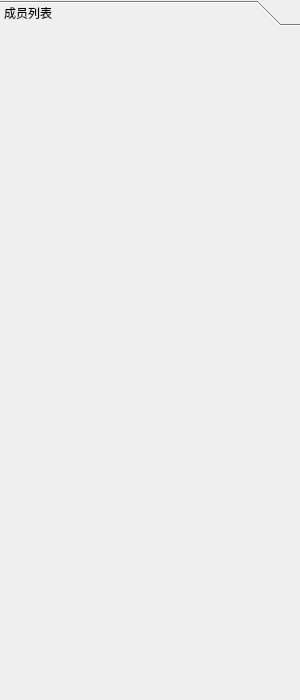
<?xml version="1.0" encoding="UTF-8"?>
<ui version="4.0">
 <class>denglu</class>
 <widget class="QWidget" name="denglu">
  <property name="geometry">
   <rect>
    <x>0</x>
    <y>0</y>
    <width>300</width>
    <height>700</height>
   </rect>
  </property>
  <property name="minimumSize">
   <size>
    <width>300</width>
    <height>700</height>
   </size>
  </property>
  <property name="maximumSize">
   <size>
    <width>300</width>
    <height>700</height>
   </size>
  </property>
  <property name="windowTitle">
   <string>Form</string>
  </property>
  <layout class="QVBoxLayout" name="verticalLayout">
   <property name="spacing">
    <number>7</number>
   </property>
   <property name="leftMargin">
    <number>0</number>
   </property>
   <property name="topMargin">
    <number>0</number>
   </property>
   <property name="rightMargin">
    <number>0</number>
   </property>
   <property name="bottomMargin">
    <number>0</number>
   </property>
   <item>
    <widget class="QToolBox" name="toolBox">
     <property name="currentIndex">
      <number>0</number>
     </property>
     <widget class="QWidget" name="page">
      <property name="enabled">
       <bool>true</bool>
      </property>
      <property name="geometry">
       <rect>
        <x>0</x>
        <y>0</y>
        <width>300</width>
        <height>676</height>
       </rect>
      </property>
      <attribute name="label">
       <string>成员列表</string>
      </attribute>
      <layout class="QVBoxLayout" name="vlayout">
       <property name="spacing">
        <number>7</number>
       </property>
       <property name="leftMargin">
        <number>11</number>
       </property>
       <property name="topMargin">
        <number>11</number>
       </property>
       <property name="rightMargin">
        <number>11</number>
       </property>
       <property name="bottomMargin">
        <number>11</number>
       </property>
      </layout>
     </widget>
    </widget>
   </item>
  </layout>
 </widget>
 <resources/>
 <connections/>
</ui>
